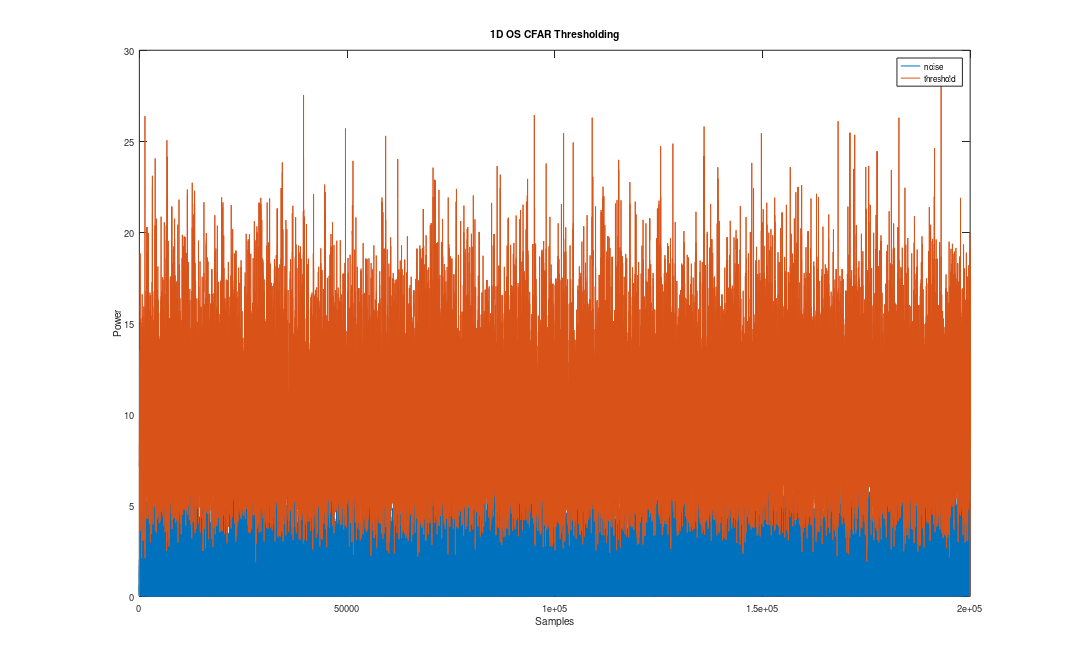
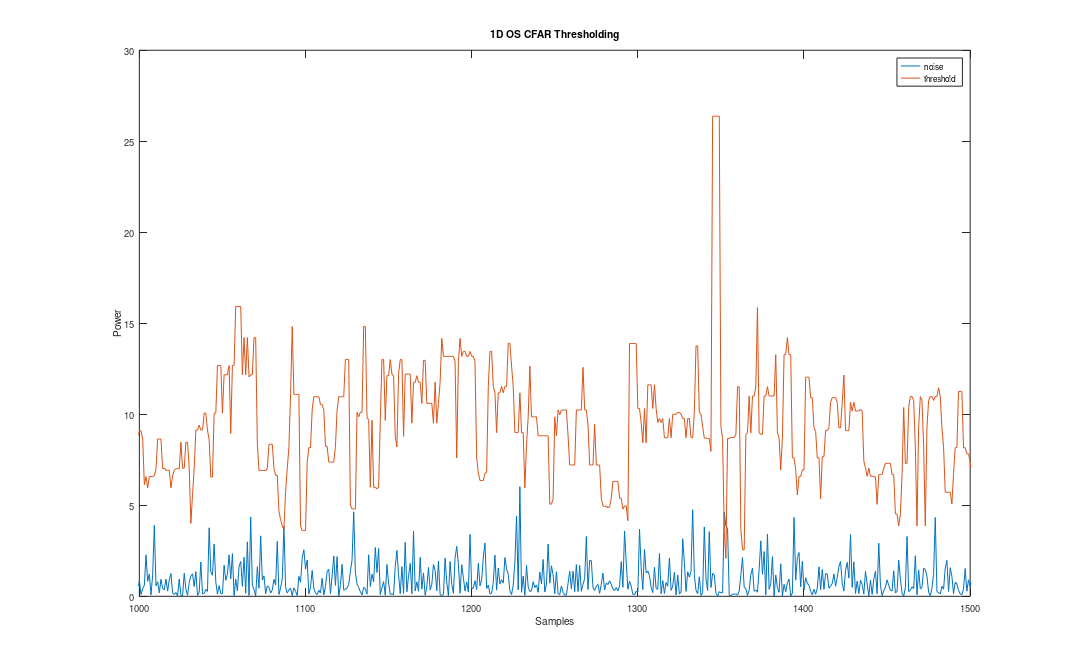

Reproduce these figures in MATLAB, in order.
% 1D OS-CFAR Simulation
close all;

% OS CFAR parameters
% -------------------------------------------------------------------------
pfa_set = 1e-3;             % probability of false alarm set
pfa_differ = pfa_set*0.001; % error between pfa_set and pfa_achieved
N = 16;                     % total number of reference cells
stat = N*3/4;               % order statistic
nr = N/2;                   % number of reference cells on one side
ng = 1;                     % number of guard cells on each side

alpha_os = 0;                  % os cfar constant

% iterative solution to find value of alpha corresponding to pfa set
for alphaVal = 0:0.0001:50      % range of values for alpha
    pfa_comp = 1;               % pfa computed from current value of alpha
    for i = 0:stat-1
        pfa_comp = pfa_comp*(N - i)/(N - i + alphaVal);
    end
    if abs(pfa_comp - pfa_set) < pfa_differ
        alpha_os = alphaVal;           
        pfa_differ = abs(pfa_comp - pfa_set);
        pfa_achieved = pfa_comp;    % pfa achieved
    end
end

% Generate complex gaussian noise
% -------------------------------------------------------------------------
numSamples = 2e5;           % number of samples

noise = (randn(1,numSamples)+ 1i*randn(1,numSamples))*1/sqrt(2);    % complex gaussian noise

%plot(noise, '.')

noise_mag2 = (abs(noise)).^2;       % magnitude of noise squared (square law detector)

% plot magnitude squared of noise
figure
plot(noise_mag2)
title('1D OS CFAR Thresholding')
xlabel('Samples')
ylabel('Power')

hold on

t_os = zeros(size(noise_mag2));          % initialise threshold array
first = 1 + ng + nr;                    % first threshold index
last = length(noise) - nr - ng;         % last threshold index

numFA = 0;                              % number of false alarms

% set threshold and count number of false alarms
for i = first:last
    refCells = [(noise_mag2((i-ng-nr):(i-ng-1))), (noise_mag2((i+ng+1):(i+ng+nr)))];    % reference cells
    sortedRefCells = sort(refCells,'ascend');   % sort refCells in ascending order
    g_os = sortedRefCells(stat);        % kth order statistic
    t_os(i) = g_os*alpha_os;             % set threshold
    
    % check if false alarm
    if t_os(i) < noise_mag2(i)
        numFA = numFA + 1;
    end
    
end

% plot threshold
plot (t_os)
legend('noise', 'threshold')
hold off

set(gcf,'PaperPosition',[0 0 16 10])
print(gcf, '-dpng', '.\outputs\os_sim1_full.png');

xlim([1000 1500])
set(gcf,'PaperPosition',[0 0 16 10])
print(gcf, '-dpng', '.\outputs\os_sim1.png');

pfa_obtained = numFA/numSamples              % probability of false alarm obtained
pfa_error = (abs(pfa_set-pfa_obtained)/pfa_set)*100         % error in pfa

fid = fopen('.\outputs\os_sim1.txt','a');
fprintf(fid, 'PFA set: %.4d \nPFA obtained: %.4d \nPFA error: %.2f%%\n', pfa_set, pfa_obtained, pfa_error);
fclose(fid);